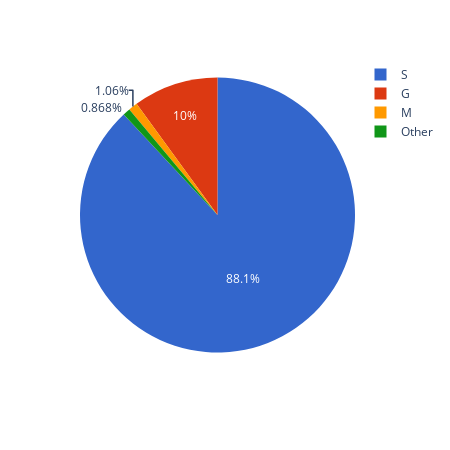

Notebook source saved alongside this figure:
### Code cell
fig = _plot_pie(image_by_analysis, "count", "analysis_level")
fig.write_html(
    op.join(fig_dir, "08_images_by_analysis.html"), full_html=True, include_plotlyjs=True
)
fig.write_image(op.join(fig_dir, "08_images_by_analysis.png"), scale=6)
fig.show()

### Figure 1 — Plotly figure (JSON) as saved in the notebook; plotly's stock layout.template omitted (floating-point values rounded to 4 significant figures)
{"data": [{"domain": {"x": [0, 1], "y": [0, 1]}, "hovertemplate": "analysis_level=%{label}<br>count=%{value}<extra></extra>", "labels": ["G", "M", "Other", "S"], "legendgroup": "", "name": "", "showlegend": true, "type": "pie", "values": [18047, 1911, 1563, 158604]}], "layout": {"height": 450, "legend": {"tracegroupgap": 0}, "margin": {"t": 60}, "piecolorway": ["#3366CC", "#DC3912", "#FF9900", "#109618"], "width": 450}}
